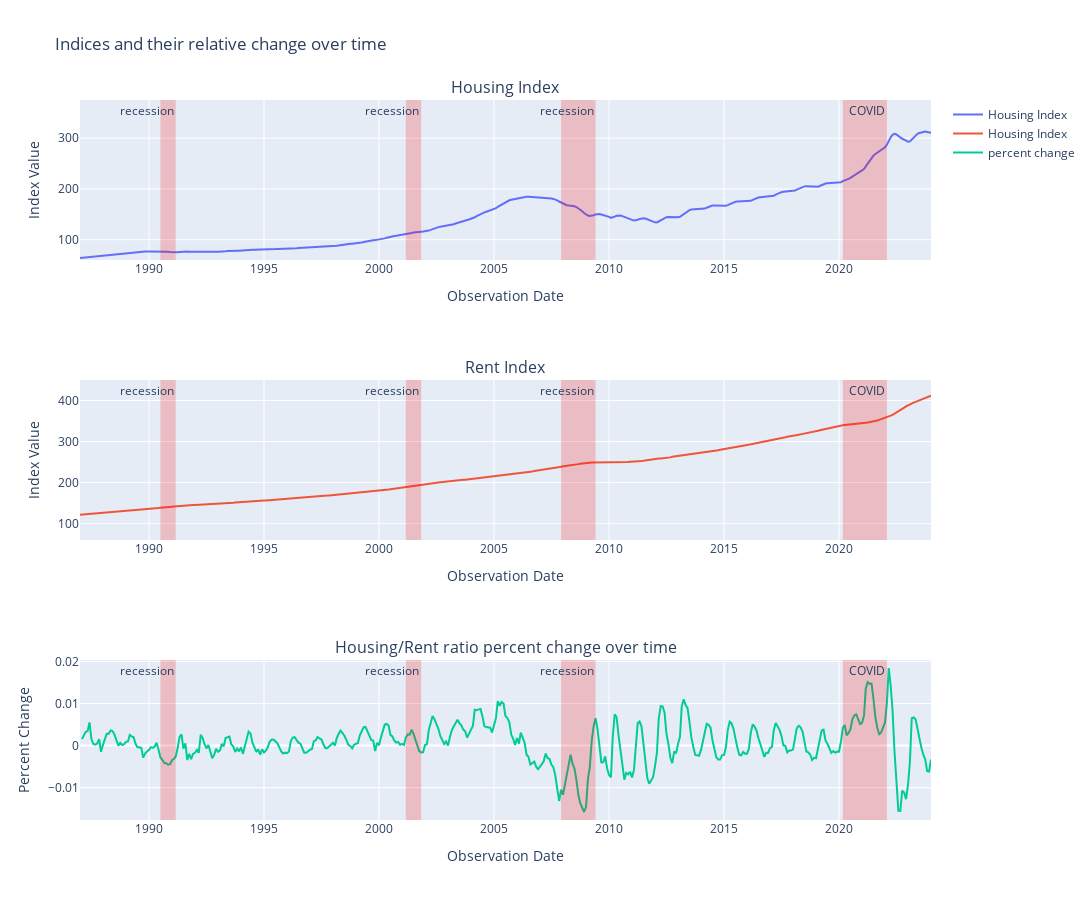

Notebook cell for this chart:
### Markdown cell above
---
### Plot Indices and change over time:

### Code cell
# set subplot fig object:
fig = make_subplots(rows=3, cols=1, subplot_titles=("Housing Index", "Rent Index", "Housing/Rent ratio percent change over time"))

# set housing idex figure object:
housing_fig = go.Scatter(x=housing_df['observation_date'], y=housing_df['Housing Index'], name='Housing Index')

# set rent idex figure object:
rent_fig = go.Scatter(x=housing_df['observation_date'], y=housing_df['Rent Index'], name='Housing Index')

# set percent change figure object:
change_fig = go.Scatter(x=housing_df['observation_date'], y=housing_df['Change %'], name='percent change')

# append traces to subplot fig and build it:
fig.append_trace(housing_fig, row=1, col=1)
fig.append_trace(rent_fig, row=2, col=1)
fig.append_trace(change_fig, row=3, col=1)

# Update xaxis properties
fig.update_xaxes(title_text="Observation Date", row=1, col=1)
fig.update_xaxes(title_text="Observation Date", row=2, col=1)
fig.update_xaxes(title_text="Observation Date", row=3, col=1)


# Update yaxis properties
fig.update_yaxes(title_text="Index Value", range=[60, 375], row=1, col=1)
fig.update_yaxes(title_text="Index Value", range=[60, 450], row=2, col=1)
fig.update_yaxes(title_text="Percent Change", row=3, col=1)

# show periods of recession:
fig.add_vrect(x0='2020-03-01', x1='2022-02-01', line_width=0, fillcolor="red", opacity=0.2, annotation_text="COVID")
fig.add_vrect(x0='2007-12-01', x1='2009-06-01', line_width=0, fillcolor="red", opacity=0.2, annotation_text="recession")
fig.add_vrect(x0='2001-03-01', x1='2001-11-01', line_width=0, fillcolor="red", opacity=0.2, annotation_text="recession")
fig.add_vrect(x0='1990-07-01', x1='1991-03-01', line_width=0, fillcolor="red", opacity=0.2, annotation_text="recession")

# layout:
fig.update_layout(
        height=900,
        width=1600,
        title_text='Indices and their relative change over time'
    )

fig
Image(filename='./images/indices.png', width=1600)

### Figure 1 — Plotly figure (JSON) as saved in the notebook; plotly's stock layout.template omitted (floating-point values rounded to 4 significant figures; data arrays with more than 128 entries replaced by an {"elided": "..."} marker saying what was removed)
{"data": [{"name": "Housing Index", "type": "scatter", "x": {"elided": "445 str values"}, "xaxis": "x", "y": {"elided": "445 float values"}, "yaxis": "y"}, {"name": "Housing Index", "type": "scatter", "x": {"elided": "445 str values"}, "xaxis": "x2", "y": {"elided": "445 float values"}, "yaxis": "y2"}, {"name": "percent change", "type": "scatter", "x": {"elided": "445 str values"}, "xaxis": "x3", "y": {"elided": "445 float values"}, "yaxis": "y3"}], "layout": {"annotations": [{"font": {"size": 16}, "showarrow": false, "text": "Housing Index", "x": 0.5, "xanchor": "center", "xref": "paper", "y": 1, "yanchor": "bottom", "yref": "paper"}, {"font": {"size": 16}, "showarrow": false, "text": "Rent Index", "x": 0.5, "xanchor": "center", "xref": "paper", "y": 0.6111, "yanchor": "bottom", "yref": "paper"}, {"font": {"size": 16}, "showarrow": false, "text": "Housing/Rent ratio percent change over time", "x": 0.5, "xanchor": "center", "xref": "paper", "y": 0.2222, "yanchor": "bottom", "yref": "paper"}, {"showarrow": false, "text": "COVID", "x": "2022-02-01", "xanchor": "right", "xref": "x", "y": 1, "yanchor": "top", "yref": "y domain"}, {"showarrow": false, "text": "COVID", "x": "2022-02-01", "xanchor": "right", "xref": "x2", "y": 1, "yanchor": "top", "yref": "y2 domain"}, {"showarrow": false, "text": "COVID", "x": "2022-02-01", "xanchor": "right", "xref": "x3", "y": 1, "yanchor": "top", "yref": "y3 domain"}, {"showarrow": false, "text": "recession", "x": "2009-06-01", "xanchor": "right", "xref": "x", "y": 1, "yanchor": "top", "yref": "y domain"}, {"showarrow": false, "text": "recession", "x": "2009-06-01", "xanchor": "right", "xref": "x2", "y": 1, "yanchor": "top", "yref": "y2 domain"}, {"showarrow": false, "text": "recession", "x": "2009-06-01", "xanchor": "right", "xref": "x3", "y": 1, "yanchor": "top", "yref": "y3 domain"}, {"showarrow": false, "text": "recession", "x": "2001-11-01", "xanchor": "right", "xref": "x", "y": 1, "yanchor": "top", "yref": "y domain"}, {"showarrow": false, "text": "recession", "x": "2001-11-01", "xanchor": "right", "xref": "x2", "y": 1, "yanchor": "top", "yref": "y2 domain"}, {"showarrow": false, "text": "recession", "x": "2001-11-01", "xanchor": "right", "xref": "x3", "y": 1, "yanchor": "top", "yref": "y3 domain"}, {"showarrow": false, "text": "recession", "x": "1991-03-01", "xanchor": "right", "xref": "x", "y": 1, "yanchor": "top", "yref": "y domain"}, {"showarrow": false, "text": "recession", "x": "1991-03-01", "xanchor": "right", "xref": "x2", "y": 1, "yanchor": "top", "yref": "y2 domain"}, {"showarrow": false, "text": "recession", "x": "1991-03-01", "xanchor": "right", "xref": "x3", "y": 1, "yanchor": "top", "yref": "y3 domain"}], "height": 900, "shapes": [{"fillcolor": "red", "line": {"width": 0}, "opacity": 0.2, "type": "rect", "x0": "2020-03-01", "x1": "2022-02-01", "xref": "x", "y0": 0, "y1": 1, "yref": "y domain"}, {"fillcolor": "red", "line": {"width": 0}, "opacity": 0.2, "type": "rect", "x0": "2020-03-01", "x1": "2022-02-01", "xref": "x2", "y0": 0, "y1": 1, "yref": "y2 domain"}, {"fillcolor": "red", "line": {"width": 0}, "opacity": 0.2, "type": "rect", "x0": "2020-03-01", "x1": "2022-02-01", "xref": "x3", "y0": 0, "y1": 1, "yref": "y3 domain"}, {"fillcolor": "red", "line": {"width": 0}, "opacity": 0.2, "type": "rect", "x0": "2007-12-01", "x1": "2009-06-01", "xref": "x", "y0": 0, "y1": 1, "yref": "y domain"}, {"fillcolor": "red", "line": {"width": 0}, "opacity": 0.2, "type": "rect", "x0": "2007-12-01", "x1": "2009-06-01", "xref": "x2", "y0": 0, "y1": 1, "yref": "y2 domain"}, {"fillcolor": "red", "line": {"width": 0}, "opacity": 0.2, "type": "rect", "x0": "2007-12-01", "x1": "2009-06-01", "xref": "x3", "y0": 0, "y1": 1, "yref": "y3 domain"}, {"fillcolor": "red", "line": {"width": 0}, "opacity": 0.2, "type": "rect", "x0": "2001-03-01", "x1": "2001-11-01", "xref": "x", "y0": 0, "y1": 1, "yref": "y domain"}, {"fillcolor": "red", "line": {"width": 0}, "opacity": 0.2, "type": "rect", "x0": "2001-03-01", "x1": "2001-11-01", "xref": "x2", "y0": 0, "y1": 1, "yref": "y2 domain"}, {"fillcolor": "red", "line": {"width": 0}, "opacity": 0.2, "type": "rect", "x0": "2001-03-01", "x1": "2001-11-01", "xref": "x3", "y0": 0, "y1": 1, "yref": "y3 domain"}, {"fillcolor": "red", "line": {"width": 0}, "opacity": 0.2, "type": "rect", "x0": "1990-07-01", "x1": "1991-03-01", "xref": "x", "y0": 0, "y1": 1, "yref": "y domain"}, {"fillcolor": "red", "line": {"width": 0}, "opacity": 0.2, "type": "rect", "x0": "1990-07-01", "x1": "1991-03-01", "xref": "x2", "y0": 0, "y1": 1, "yref": "y2 domain"}, {"fillcolor": "red", "line": {"width": 0}, "opacity": 0.2, "type": "rect", "x0": "1990-07-01", "x1": "1991-03-01", "xref": "x3", "y0": 0, "y1": 1, "yref": "y3 domain"}], "title": {"text": "Indices and their relative change over time"}, "width": 1600, "xaxis": {"anchor": "y", "autorange": true, "domain": [0, 1], "range": ["1987-01-01", "2024-01-01"], "title": {"text": "Observation Date"}, "type": "date"}, "xaxis2": {"anchor": "y2", "autorange": true, "domain": [0, 1], "range": ["1987-01-01", "2024-01-01"], "title": {"text": "Observation Date"}, "type": "date"}, "xaxis3": {"anchor": "y3", "autorange": true, "domain": [0, 1], "range": ["1987-01-01", "2024-01-01"], "title": {"text": "Observation Date"}, "type": "date"}, "yaxis": {"anchor": "x", "domain": [0.7778, 1], "range": [60, 375], "title": {"text": "Index Value"}, "type": "linear"}, "yaxis2": {"anchor": "x2", "domain": [0.3889, 0.6111], "range": [60, 450], "title": {"text": "Index Value"}, "type": "linear"}, "yaxis3": {"anchor": "x3", "autorange": true, "domain": [0, 0.2222], "range": [-0.01769, 0.02032], "title": {"text": "Percent Change"}, "type": "linear"}}}
